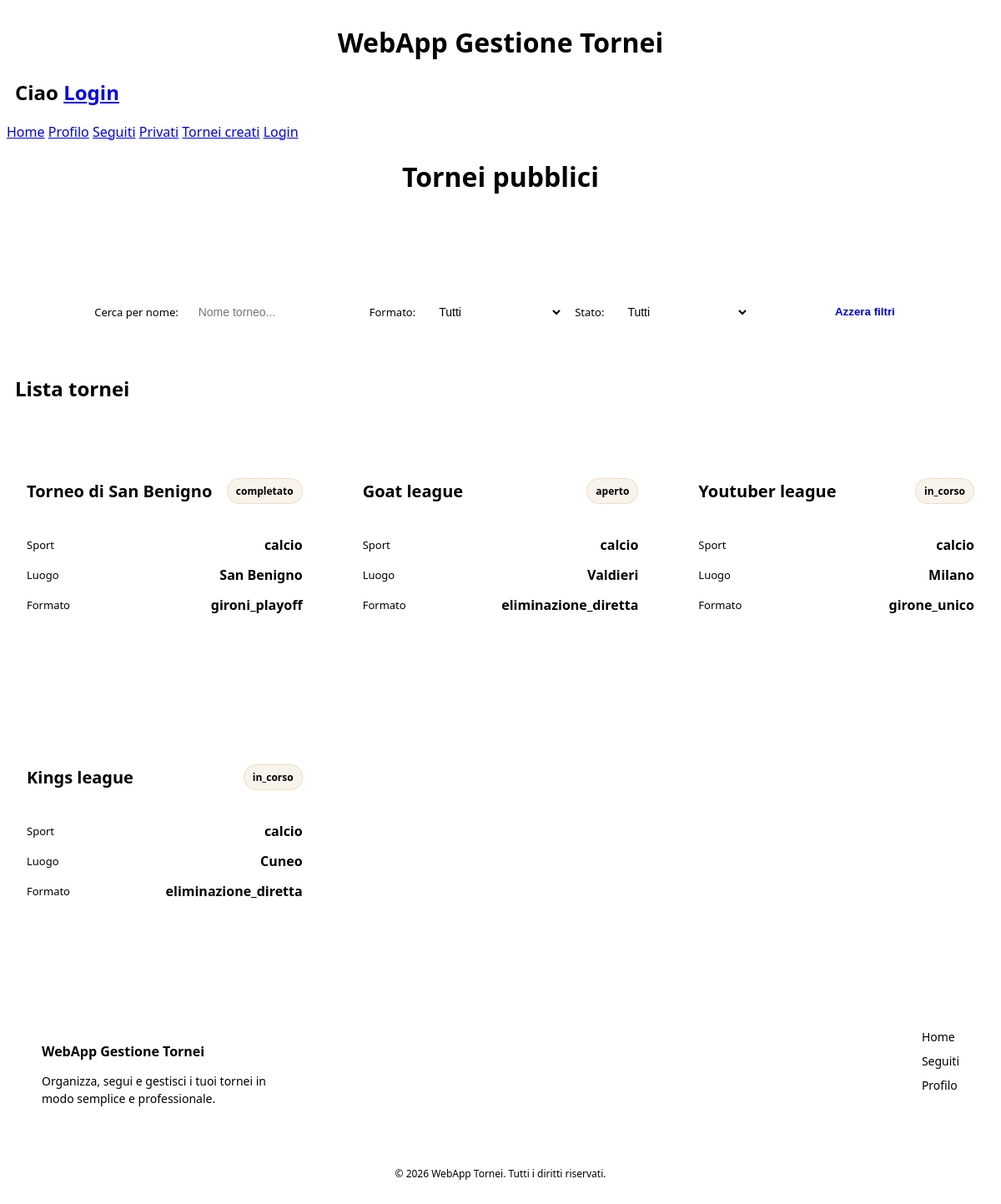
The page /senza_css/index.php on the database its author committed.
### tables this page shows
CREATE TABLE `torneo` (
  `id` int(11) NOT NULL,
  `sport` varchar(255) NOT NULL,
  `nome` varchar(150) NOT NULL,
  `descrizione` varchar(255) DEFAULT NULL,
  `luogo` varchar(255) NOT NULL,
  `formato` enum('girone_unico','eliminazione_diretta','gironi_playoff') NOT NULL,
  `tipo_partita` enum('andata','andata_ritorno') NOT NULL,
  `visibilita` enum('pubblico','privato') NOT NULL DEFAULT 'pubblico',
  `numero_squadre` int(11) NOT NULL,
  `creato_da` int(11) NOT NULL,
  `stato` enum('aperto','in_corso','completato') NOT NULL DEFAULT 'aperto',
  `min_giocatori_per_squadra` int(11) NOT NULL,
  `max_giocatori_per_squadra` int(11) NOT NULL,
  `min_squadre` int(11) NOT NULL DEFAULT 2,
  `data_chiusura_iscrizioni` datetime NOT NULL,
  `codice_privato` varchar(8) DEFAULT NULL
);

### senza_css/components/tabella_tornei.php (the view, shortened to what this page needs)
<head>
    <link rel="stylesheet" href="css/tabella_tornei.css">
</head>
<div class="tornei-container">
    <?php if ($result->num_rows > 0): ?>
        <?php while ($row = $result->fetch_assoc()): ?>
            <div class="torneo-card">
                <div class="torneo-header">
                    <h3>
                        <?= htmlspecialchars($row['nome']) ?>
                    </h3>
                    <span class="torneo-stato">
                        <?= htmlspecialchars($row['stato']) ?>
                    </span>
                </div>
                <div class="torneo-info">
                    <div class="info-item">
                        <span class="label">Sport</span>
                        <span class="value">
                            <?= htmlspecialchars($row['sport']) ?>
                        </span>
                    </div>
                    <div class="info-item">
                        <span class="label">Luogo</span>
                        <span class="value">
                            <?= htmlspecialchars($row['luogo']) ?>
                        </span>
                    </div>
                    <div class="info-item">
                        <span class="label">Formato</span>
                        <span class="value">
                            <?= htmlspecialchars($row['formato']) ?>
                        </span>
                    </div>
                </div>
                <div class="torneo-actions">
                    <form method="GET" action="dettagli_torneo.php">
                        <input
                            type="submit"
                            value="Dettagli"
                        >
                    </form>
                    <form method="GET" action="struttura_torneo.php">
                        <input
                            type="submit"
                            value="Struttura"
                        >
                    </form>
                </div>
            </div>
        <?php endwhile; ?>
    <?php else: ?>
        <div class="empty-state">
            Nessun torneo trovato
        </div>
    <?php endif; ?>
</div>

### senza_css/css/index_filtri.css (style rules this page uses)
body { font-family: system-ui, -apple-system, Segoe UI, Roboto, Arial, sans-serif; background: var(--bg); color: var(--text); }
form { max-width: 1200px; margin: 0 auto; background: var(--surface); border: 1px solid var(--border); border-radius: 16px; padding: 14px 16px; box-shadow: var(--shadow); display: flex; align-items: center; justify-content: space-between; gap: 14px; flex-wrap: nowrap; }

### senza_css/css/tabella_tornei.css (style rules this page uses)
.tornei-container { display: grid; grid-template-columns: repeat(auto-fit, minmax(320px, 1fr)); gap: 24px; margin-top: 30px; }
.torneo-card { background: var(--surface); border: 1px solid var(--border); border-radius: 18px; padding: 24px; box-shadow: var(--shadow); transition: transform 0.2s ease, box-shadow 0.2s ease; width: 100%; max-width: 450px; margin: 0 auto; box-sizing: border-box; overflow: hidden; }
.torneo-header { display: flex; justify-content: space-between; align-items: center; gap: 12px; margin-bottom: 20px; min-width: 0; }
.torneo-header h3 { font-size: 20px; color: var(--text); font-weight: 700; min-width: 0; word-break: break-word; }
.torneo-stato { padding: 6px 10px; border-radius: 999px; background: rgba(200, 161, 90, 0.12); border: 1px solid rgba(200, 161, 90, 0.25); color: var(--text); font-size: 12px; font-weight: 600; white-space: nowrap; flex-shrink: 0; }
.torneo-info { display: flex; flex-direction: column; gap: 14px; margin-bottom: 24px; }
.info-item { display: flex; justify-content: space-between; align-items: center; gap: 12px; min-width: 0; }
.label { color: var(--text-muted); font-size: 13px; flex-shrink: 0; }
.value { color: var(--text); font-weight: 600; text-align: right; min-width: 0; word-break: break-word; }
.torneo-actions { display: flex; gap: 12px; }
.torneo-actions form { flex: 1; min-width: 0; }
.torneo-actions input[type="submit"] { width: 100%; padding: 11px 14px; border: none; border-radius: 12px; background: var(--primary); color: #FFFFFF; font-size: 14px; font-weight: 600; cursor: pointer; transition: transform 0.15s ease, background 0.2s ease; box-sizing: border-box; }

### senza_css/css/footer.css (style rules this page uses)
html, body { height: 100%; }
body { display: flex; flex-direction: column; min-height: 100vh; background: var(--bg); color: var(--text); font-family: system-ui, -apple-system, Segoe UI, Roboto, Arial, sans-serif; }

### rows shown on the page
torneo: nome "Torneo di San Benigno", stato "completato", sport "calcio", luogo "San Benigno", formato "gironi_playoff"
torneo: nome "Goat league", stato "aperto", sport "calcio", luogo "Valdieri", formato "eliminazione_diretta"
torneo: nome "Youtuber league", stato "in_corso", sport "calcio", luogo "Milano", formato "girone_unico"
torneo: nome "Kings league", stato "in_corso", sport "calcio", luogo "Cuneo", formato "eliminazione_diretta"
